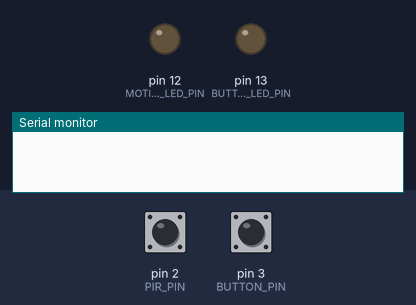
Bench run of a sketch on a simulated Arduino Uno, built with avr-gcc and run on an emulated ATmega328P. Parts: output pins drawn as LEDs (lit = HIGH), the last lines printed to the serial monitor. The test bench sets the inputs (shaded band); at power-on: pin 3 (BUTTON_PIN) HIGH, pin 2 (PIR_PIN) HIGH.

Above: at 1.2 s.
1.3 s: pin 3 (BUTTON_PIN) pulled LOW for 0.15 s
At 2.8 s:
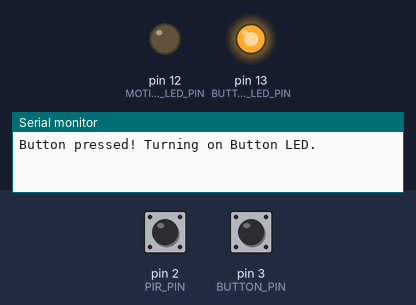
4.4 s: pin 2 (PIR_PIN) pulsed LOW 2 times (0.12 s each, 0.3 s apart)
At 5.8 s:
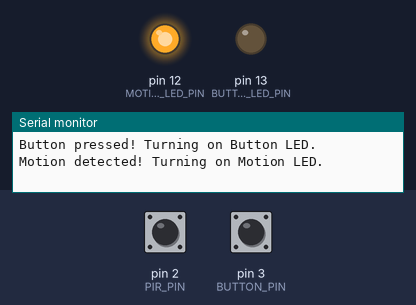
Timing chart, 0 to 7.5 s (numbered marks = the images above; inputs shaded):
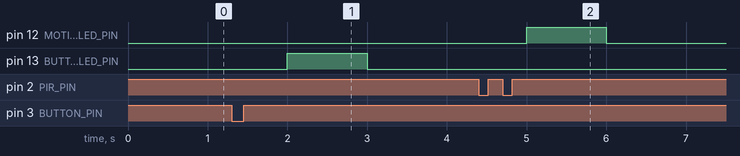

The sketch:

code.ino
```cpp
#define PIR_PIN 2
#define BUTTON_PIN 3
#define MOTION_LED_PIN 12
#define BUTTON_LED_PIN 13

volatile bool motionDetected = false;
volatile bool buttonPressed = false;

void pirInterrupt() {
    motionDetected = true;
}

void buttonInterrupt() {
    buttonPressed = true;
}

void setup() {
    pinMode(PIR_PIN, INPUT);
    pinMode(BUTTON_PIN, INPUT_PULLUP);
    pinMode(MOTION_LED_PIN, OUTPUT);
    pinMode(BUTTON_LED_PIN, OUTPUT);
    Serial.begin(9600);

    attachInterrupt(digitalPinToInterrupt(PIR_PIN), pirInterrupt, RISING);
    attachInterrupt(digitalPinToInterrupt(BUTTON_PIN), buttonInterrupt, FALLING);
}

void loop() {
    if (motionDetected) {
        digitalWrite(MOTION_LED_PIN, HIGH);
        Serial.println("Motion detected! Turning on Motion LED.");
        motionDetected = false;
    } else {
        digitalWrite(MOTION_LED_PIN, LOW);
    }

    if (buttonPressed) {
        digitalWrite(BUTTON_LED_PIN, HIGH);
        Serial.println("Button pressed! Turning on Button LED.");
        buttonPressed = false;
    } else {
        digitalWrite(BUTTON_LED_PIN, LOW);
    }

    delay(1000);
}
```

Measured:
- after the input at 1.3 s, pin 13 (BUTTON_LED_PIN): LOW → HIGH after 0.70 s, → LOW 1.0 s later
- after the input at 4.4 s, pin 12 (MOTION_LED_PIN): LOW → HIGH after 0.60 s, → LOW 1.0 s later
